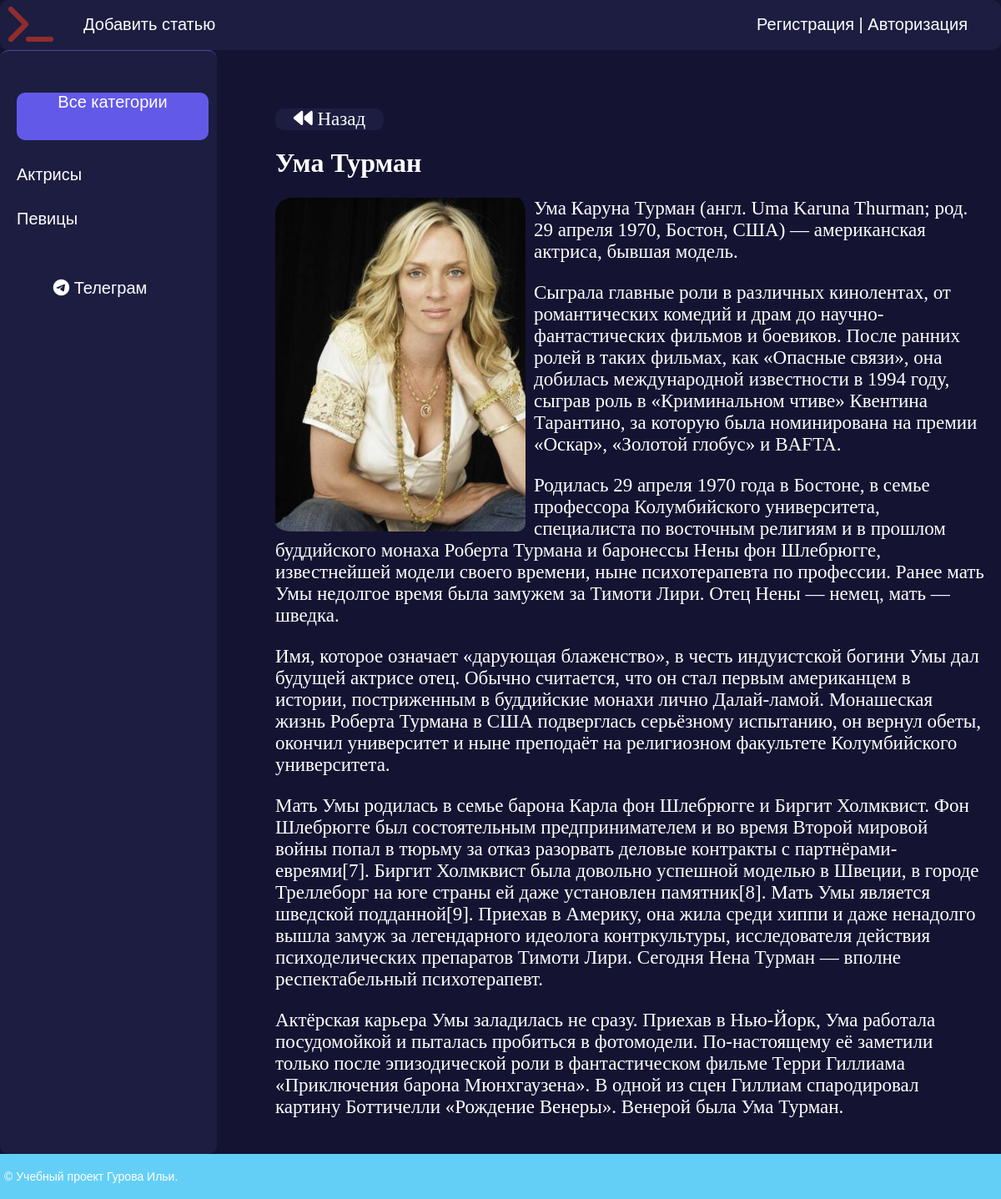
Page /post/uma-turman/ on the committed database.
### women/models.py (models this page shows, shortened)
class Category(models.Model):
    name = models.CharField(max_length=100, db_index=True, verbose_name='Категория')
    slug = models.SlugField(max_length=255, unique=True, db_index=True, verbose_name='URL')
    def get_absolute_url(self):
        return reverse('category', kwargs={'cat_slug': self.slug})
    class Meta:
        verbose_name = 'Категорию'
        verbose_name_plural = 'Категории'
        ordering = ['id']

class Women(models.Model):
    title = models.CharField(max_length=255, verbose_name='Заголовок')
    slug = models.SlugField(max_length=255, unique=True, db_index=True, verbose_name='URL')
    content = models.TextField(blank=True,verbose_name='Содержание статьи')
    photo = models.ImageField(upload_to="photos/%Y/%m/%d/", verbose_name='Фото')
    time_create = models.DateTimeField(auto_now_add=True, verbose_name='Время публикации')
    time_update = models.DateTimeField(auto_now=True, verbose_name='Время редактирования')
    is_published = models.BooleanField(default=True,verbose_name='Публикация')
    cat = models.ForeignKey('Category', on_delete=models.PROTECT, verbose_name='Категория')
    author = models.ForeignKey(User, on_delete=models.CASCADE, verbose_name='Автор')
    def __str__(self):
        return self.title
    class Meta:
        verbose_name = 'Известная женщина'
        verbose_name_plural = 'Известные женщины'
        ordering = ['-time_create']

### women/views.py (the view)
# urls.py: path('post/<slug:post_slug>/', ShowPost.as_view(), name='post'),
class ShowPost(DataMixin, DetailView):
    model = Women
    template_name = 'women/post.html'
    slug_url_kwarg = 'post_slug'
    context_object_name = 'post'
    def get_context_data(self, *, object_list=None, **kwargs):
        context = super().get_context_data(**kwargs)
        c_def = self.get_user_context(title=context['post'])
        return {**context, **c_def}

### women/utils.py (called while the page is built)
    def get_user_context(self,**kwargs):
        context = kwargs
        cats = Category.objects.annotate(Count('women'))
        user_menu = menu.copy()
        if not self.request.user.is_authenticated:
            user_menu.pop(1)
        context['menu'] = user_menu
        context['cats'] = cats
        if 'cat_selected' not in context:
            context['cat_selected'] = 0
        return context

### women/templates/women/post.html (shortened to what this page needs)
{% extends 'women/base.html' %}
{% block content %}
    <a href="{{request.META.HTTP_REFERER}}" id="back-button"><i class="fa-solid fa-backward" style="color: #ffffff;"></i> Назад</a>
    <h1>{{post.title}}</h1>
    {% if post.photo %}
        <p><img class="img-article-left" src="{{ post.photo.url }}"></p>
    {% endif %}
    {{ post.content|linebreaks }}
{% endblock %}

### women/templates/women/base.html (shortened to what this page needs)
{% load static %}
{% load women_tags %}
<!DOCTYPE html>
<html>
<head>
	<link type="text/css" href="{% static 'women/css/styles.css' %}" rel="stylesheet" />
</head>
<body>
<table class="table-page" border=0 cellpadding="0" cellspacing="0">
<tr><td valign=top>
{% block mainmenu %}
		<div class="header">
			<ul id="mainmenu" class="mainmenu">
			<li class="logo"><a href="{% url 'home' %}"><div class="logo"></div></a></li>
{% for m in menu %}
		<li><a href="{% url m.url_name %}">{{m.title}}</a></li>
{% endfor %}
			{% if request.user.is_authenticated %}
				<li class="last">{{ user.username }} | <a href="{%url 'logout'%}">Выйти</a></li>
			{% else %}
				<li	class="last"><a href="{% url 'register' %}">Регистрация</a> | <a href="{% url 'login' %}">Авторизация</a></li>
			{% endif %}
			</ul>
		</div>
{% endblock mainmenu %}
<table class="table-content" border=0 cellpadding="0" cellspacing="0">
<tr>
	<td valign="top" class="left-chapters">
	<ul id="leftchapters">
	{% if cat_selected == 0 %}
		<li class="selected">Все категории</li>
	{% else %}
		<li><a href="{% url 'home' %}"><div>Все категории</div></a></li>
	{% endif %}
	{% for c in cats %}
		{% if c.women__count > 0 %}
			{% if c.pk == cat_selected %}
				<li class="selected">{{c.name}}</li>
			{% else %}
				<li><a href="{{ c.get_absolute_url }}">{{c.name}}</a></li>
			{% endif %}
		{% endif %}
	{% endfor %}
		<li class="share">
			<a class="share-tg" href="https://t.me/ilyaguroff" target="_blank" rel="nofollow">
				<i class="fa-brands fa-telegram" style="color: #ffffff;"></i> Телеграм</a>
		</li>
	</ul>
</td>
<td valign="top" class="content">
	<div class="content-text">
{% block content %}
{% endblock %}
	</div>
</td></tr></table>
</td></tr>
<tr><td valign=top>
	<div id="footer">
		<p>&copy; Учебный проект Гурова Ильи.</p>
	</div>
</td></tr></table>
</body>
</html>

### women/static/women/css/styles.css (style rules this page uses)
html, body { font-family: 'Arial'; margin: 0; padding: 0; height: 100%; width: 100%; background: #141332; color:white; }
a { color: #0059b2; text-decoration: none; }
img { max-width: 600px; height: auto; border-radius:20px; }
img.img-article-left { max-width: 300px; height: auto; float: left; padding: 0 10px 10px 0; }
.table-page { width: 100%; height: 100%; vertical-align: top; }
.table-page tr { height: 100%; }
.header { border-radius: 10px; background: #1D1D41; height: 60px; }
.logo { background: url('../images/terminal-solid.svg') no-repeat 10px 5px; width: 70px; height: 60px; }
ul.mainmenu { list-style: none; margin: 0; padding: 0; height: 60px; font-size: 20px; overflow: hidden; }
ul.mainmenu li { float: left; margin: 18px 40px 0 30px; }
ul.mainmenu li.logo { margin: 0; }
ul.mainmenu li.last { float: right; }
ul.mainmenu li a { color: white; text-decoration: none; }
.table-content { width: 100%; min-height: 100%; height: 100%; }
.left-chapters { border-radius: 10px; border-top: 1px solid #4B4B99; margin: 0; background: #1D1D41; min-height: 100%; }
.left-chapters ul { width: 230px; min-height: 100%; margin: 0; padding: 20px 10px 10px 20px; list-style: none; font-size: 20px; }
.left-chapters ul li { margin: 30px 0 0 0; color: white; }
.left-chapters ul li.selected { display: block; text-align:center; color: white; background:#6359E9; border-radius:10px; width: 230px; height: 57px; }
.left-chapters ul li a { color: white; text-decoration: none; }
.left-chapters ul li.share { margin: 60px 0 0 0; }
.left-chapters ul li.share a { display: inline-block; width: 40px; height: 40px; margin: 0 20px 0 0; }
.left-chapters ul li.share a.share-tg { text-align:center; color: white; border-radius:10px; width: 200px; }
.content { padding: 40px 20px 20px 40px; width: 100%; box-sizing: border-box; }
.content-text { margin: 30px 0 0 30px; color: white; font-size: 23px; font-family: Yandex Sans Display Light; }
.content-text h1 { font-size: 32px; }
#footer { box-sizing: border-box; background: #64CFF6; padding: 5px; color: #fff; font-size: 14px; font-family: Verdana, Geneva, Arial, Helvetica; text-align: left; overflow: hidden; }
#back-button { text-align:center; display: inline-block; width:130px; border-radius: 10px; background:#1D1D41; color:white; transition-duration: .2s; text-decoration: none; }

### rows in the picture
Category: name "Актрисы"
Category: name "Певицы"
Women: title "Ума Турман", photo (picture), content "Ума Каруна Турман (англ. Uma Karuna Thurman; род. 29 апреля 1970, Бостон, США) — американская актриса, бывшая модель. Сыграла главные роли в различных кинолентах, от романтических комедий и драм до научно-фантастических фильмов и боевиков. После ранних ролей в таких фильмах, как «Опасные связи», она добилась международной известности в 1994 году, сыграв роль в «Криминальном чтиве» Квентина Тарантино, за которую была номинирована на премии «Оскар», «Золотой глобус» и BAFTA. Родилась 29 апреля 1970 года в Бостоне, в семье профессора Колумбийского университета, специалиста по восточным религиям и в прошлом буддийского монаха Роберта Турмана и баронессы Нены фон Шлебрюгге, известнейшей модели…"

### other values in the picture
{{ m.title }} "Добавить статью"
